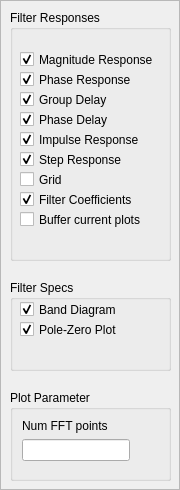
         <widget class="QFrame" name="quickFrame">
          <property name="minimumSize">
           <size>
            <width>180</width>
            <height>200</height>
           </size>
          </property>
          <property name="frameShape">
           <enum>QFrame::StyledPanel</enum>
          </property>
          <property name="frameShadow">
           <enum>QFrame::Raised</enum>
          </property>
          <widget class="QGroupBox" name="responseBox">
           <property name="geometry">
            <rect>
             <x>10</x>
             <y>10</y>
             <width>161</width>
             <height>251</height>
            </rect>
           </property>
           <property name="title">
            <string>Filter Responses</string>
           </property>
           <widget class="QCheckBox" name="checkMagres">
            <property name="geometry">
             <rect>
              <x>10</x>
              <y>40</y>
              <width>151</width>
              <height>19</height>
             </rect>
            </property>
            <property name="text">
             <string>Magnitude Response</string>
            </property>
            <property name="checked">
             <bool>true</bool>
            </property>
           </widget>
           <widget class="QCheckBox" name="checkPhase">
            <property name="geometry">
             <rect>
              <x>10</x>
              <y>60</y>
              <width>151</width>
              <height>19</height>
             </rect>
            </property>
            <property name="text">
             <string>Phase Response</string>
            </property>
            <property name="checked">
             <bool>true</bool>
            </property>
           </widget>
           <widget class="QCheckBox" name="checkGdelay">
            <property name="geometry">
             <rect>
              <x>10</x>
              <y>80</y>
              <width>111</width>
              <height>19</height>
             </rect>
            </property>
            <property name="text">
             <string>Group Delay</string>
            </property>
            <property name="checked">
             <bool>true</bool>
            </property>
           </widget>
           <widget class="QCheckBox" name="checkPdelay">
            <property name="geometry">
             <rect>
              <x>10</x>
              <y>100</y>
              <width>111</width>
              <height>19</height>
             </rect>
            </property>
            <property name="text">
             <string>Phase Delay</string>
            </property>
            <property name="checked">
             <bool>true</bool>
            </property>
           </widget>
           <widget class="QCheckBox" name="checkImpulse">
            <property name="geometry">
             <rect>
              <x>10</x>
              <y>120</y>
              <width>141</width>
              <height>19</height>
             </rect>
            </property>
            <property name="text">
             <string>Impulse Response</string>
            </property>
            <property name="checked">
             <bool>true</bool>
            </property>
           </widget>
           <widget class="QCheckBox" name="checkStep">
            <property name="geometry">
             <rect>
              <x>10</x>
              <y>140</y>
              <width>131</width>
              <height>19</height>
             </rect>
            </property>
            <property name="text">
             <string>Step Response</string>
            </property>
            <property name="checked">
             <bool>true</bool>
            </property>
           </widget>
           <widget class="QCheckBox" name="checkGrid">
            <property name="geometry">
             <rect>
              <x>10</x>
              <y>160</y>
              <width>85</width>
              <height>19</height>
             </rect>
            </property>
            <property name="text">
             <string>Grid</string>
            </property>
           </widget>
           <widget class="QCheckBox" name="checkFcoeff">
            <property name="geometry">
             <rect>
              <x>10</x>
              <y>180</y>
              <width>131</width>
              <height>19</height>
             </rect>
            </property>
            <property name="text">
             <string>Filter Coefficients</string>
            </property>
            <property name="checked">
             <bool>true</bool>
            </property>
           </widget>
           <widget class="QCheckBox" name="checkKeepcur">
            <property name="geometry">
             <rect>
              <x>10</x>
              <y>200</y>
              <width>141</width>
              <height>19</height>
             </rect>
            </property>
            <property name="text">
             <string>Buffer current plots</string>
            </property>
           </widget>
          </widget>
          <widget class="QGroupBox" name="groupSpecs">
           <property name="geometry">
            <rect>
             <x>10</x>
             <y>280</y>
             <width>161</width>
             <height>91</height>
            </rect>
           </property>
           <property name="title">
            <string>Filter Specs</string>
           </property>
           <widget class="QCheckBox" name="checkBand">
            <property name="geometry">
             <rect>
              <x>10</x>
              <y>20</y>
              <width>111</width>
              <height>19</height>
             </rect>
            </property>
            <property name="text">
             <string>Band Diagram</string>
            </property>
            <property name="checked">
             <bool>true</bool>
            </property>
           </widget>
           <widget class="QCheckBox" name="checkPzplot">
            <property name="geometry">
             <rect>
              <x>10</x>
              <y>40</y>
              <width>131</width>
              <height>19</height>
             </rect>
            </property>
            <property name="text">
             <string>Pole-Zero Plot</string>
            </property>
            <property name="checked">
             <bool>true</bool>
            </property>
           </widget>
          </widget>
          <widget class="QGroupBox" name="sysParamsBox">
           <property name="geometry">
            <rect>
             <x>10</x>
             <y>390</y>
             <width>161</width>
             <height>91</height>
            </rect>
           </property>
           <property name="title">
            <string>Plot Parameter</string>
           </property>
           <layout class="QFormLayout" name="formLayout_4">
            <property name="fieldGrowthPolicy">
             <enum>QFormLayout::AllNonFixedFieldsGrow</enum>
            </property>
            <item row="1" column="0">
             <widget class="QLabel" name="nfftLabel">
              <property name="minimumSize">
               <size>
                <width>150</width>
                <height>0</height>
               </size>
              </property>
              <property name="text">
               <string>Num FFT points</string>
              </property>
             </widget>
            </item>
            <item row="2" column="0">
             <widget class="QLineEdit" name="nfftEdit"/>
            </item>
           </layout>
          </widget>
          <zorder>groupSpecs</zorder>
          <zorder>responseBox</zorder>
          <zorder>sysParamsBox</zorder>
         </widget>
